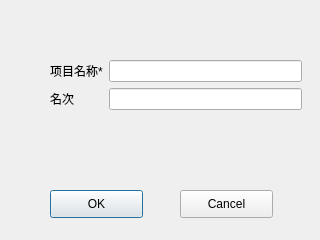
<?xml version="1.0" encoding="UTF-8"?>
<ui version="4.0">
 <class>addRace</class>
 <widget class="QDialog" name="addRace">
  <property name="geometry">
   <rect>
    <x>0</x>
    <y>0</y>
    <width>320</width>
    <height>240</height>
   </rect>
  </property>
  <property name="windowTitle">
   <string>Dialog</string>
  </property>
  <widget class="QPushButton" name="pushButton">
   <property name="geometry">
    <rect>
     <x>50</x>
     <y>190</y>
     <width>93</width>
     <height>28</height>
    </rect>
   </property>
   <property name="text">
    <string>OK</string>
   </property>
  </widget>
  <widget class="QPushButton" name="pushButton_2">
   <property name="geometry">
    <rect>
     <x>180</x>
     <y>190</y>
     <width>93</width>
     <height>28</height>
    </rect>
   </property>
   <property name="text">
    <string>Cancel</string>
   </property>
  </widget>
  <widget class="QWidget" name="layoutWidget">
   <property name="geometry">
    <rect>
     <x>50</x>
     <y>60</y>
     <width>252</width>
     <height>51</height>
    </rect>
   </property>
   <layout class="QGridLayout" name="gridLayout">
    <item row="0" column="0">
     <widget class="QLabel" name="label">
      <property name="text">
       <string>项目名称*</string>
      </property>
     </widget>
    </item>
    <item row="0" column="1">
     <widget class="QLineEdit" name="lineEdit"/>
    </item>
    <item row="1" column="0">
     <widget class="QLabel" name="label_2">
      <property name="text">
       <string>名次</string>
      </property>
     </widget>
    </item>
    <item row="1" column="1">
     <widget class="QLineEdit" name="lineEdit_2"/>
    </item>
   </layout>
  </widget>
 </widget>
 <resources/>
 <connections/>
</ui>
